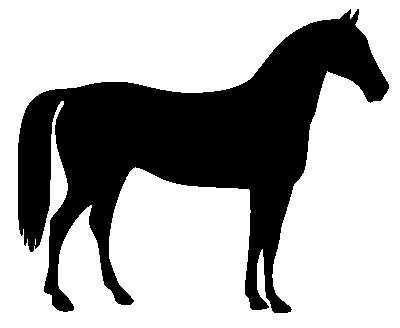
#> input picture skimage.data.horse(), 400 x 328 px
$ python pmr_test.py
#> lines starting #> are read from the running program, lines starting #| are printed output that depends on the picture; after the words box and inside, x2 and y2 are one past the last pixel; in counts of white or black regions, pixels touching at a corner belong together
# various experiments by PMR

# =======================================
# This draws a graph from a map of 0/1 pixels . Uses networkx
# looks useful
# from https://github.com/Image-Py/sknw/blob/master/sknw/sknw.py

import numpy as np
from numba import jit
import networkx as nx
from skimage.morphology import skeletonize
from skimage import data, util
import skimage.io
from pathlib import Path
from skimage.filters import threshold_otsu

class Sknw:
    def __init__(self):
        self.graph = None
        self.img = None
        # self.buf = None

    def neighbors(self, shape):
        dim = len(shape)
        block = np.ones([3] * dim)
        block[tuple([1] * dim)] = 0
        idx = np.where(block > 0)
        idx = np.array(idx, dtype=np.uint8).T
        idx = np.array(idx - [1] * dim)
        acc = np.cumprod((1,) + shape[::-1][:-1])
        return np.dot(idx, acc[::-1])


    # my mark
    def mark(self, buf, nbs):  # mark the array use (0, 1, 2)
        buf = buf.ravel()
        for p in range(len(buf)):
            if buf[p] == 0: continue
            s = 0
            for dp in nbs:
                if buf[p + dp] != 0: s += 1
            if s == 2:
                buf[p] = 1
            else:
                buf[p] = 2


    # trans index to r, c...
    def idx2rc(self, idx, acc):
        rst = np.zeros((len(idx), len(acc)), dtype=np.int16)
        for i in range(len(idx)):
            for j in range(len(acc)):
                rst[i, j] = idx[i] // acc[j]
                idx[i] -= rst[i, j] * acc[j]
        rst -= 1
        return rst


    # fill a node (may be two or more points)
    def fill(self, imgx, p, num, nbs, acc, buf):
        imgx[p] = num
        buf[0] = p
        cur = 0;
        s = 1;
        iso = True;

        while True:
            p = buf[cur]
            for dp in nbs:
                cp = p + dp
                if imgx[cp] == 2:
                    imgx[cp] = num
                    buf[s] = cp
                    s += 1
                if imgx[cp] == 1: iso = False
            cur += 1
            if cur == s: break
        return iso, self.idx2rc(buf[:s], acc)


    # trace the edge and use a buffer, then buf.copy, if use [] numba not works
    def trace(self, img, p, nbs, acc, buf):
        c1 = 0;
        c2 = 0;
        newp = 0
        cur = 1
        while True:
            buf[cur] = p
            img[p] = 0
            cur += 1
            for dp in nbs:
                cp = p + dp
                if img[cp] >= 10:
                    if c1 == 0:
                        c1 = img[cp]
                        buf[0] = cp
                    else:
                        c2 = img[cp]
                        buf[cur] = cp
                if img[cp] == 1:
                    newp = cp
            p = newp
            if c2 != 0: break
        return (c1 - 10, c2 - 10, self.idx2rc(buf[:cur + 1], acc))


    # parse the image then get the nodes and edges
    def parse_struc(self, img, nbs, acc, iso, ring):
        imgx = img.ravel() # flattened matrix
        buf = np.zeros(131072, dtype=np.int64)
        num = 10
        nodes = []
        for p in range(len(imgx)):
            if imgx[p] == 2:
                isiso, nds = self.fill(imgx, p, num, nbs, acc, buf)
                if isiso and not iso: continue
                num += 1
                nodes.append(nds)
        edges = []
        for p in range(len(imgx)):
            if imgx[p] < 10: continue
            for dp in nbs:
                if imgx[p + dp] == 1:
                    edge = self.trace(imgx, p + dp, nbs, acc, buf)
                    edges.append(edge)
        if not ring: return nodes, edges
        for p in range(len(imgx)):
            if imgx[p] != 1: continue
            imgx[p] = num;
            num += 1
            nodes.append(self.idx2rc([p], acc))
            for dp in nbs:
                if imgx[p + dp] == 1:
                    edge = self.trace(imgx, p + dp, nbs, acc, buf)
                    edges.append(edge)
        return nodes, edges


    # use nodes and edges build a networkx graph
    def build_graph(self, nodes, edges, multi=False, full=True):
        os = np.array([i.mean(axis=0) for i in nodes])
        if full: os = os.round().astype(np.uint16)
        graph = nx.MultiGraph() if multi else nx.Graph()
        for i in range(len(nodes)):
            graph.add_node(i, pts=nodes[i], o=os[i])
        for s, e, pts in edges:
            if full: pts[[0, -1]] = os[[s, e]]
            l = np.linalg.norm(pts[1:] - pts[:-1], axis=1).sum()
            graph.add_edge(s, e, pts=pts, weight=l)
        return graph


    # [6 lines left out: function mark_node, not called in this run]

    def build_sknw(self, img, multi=False, iso=True, ring=True, full=True):
        buf = np.pad(img, (1, 1), mode='constant')
        nbs = self.neighbors(buf.shape)
        acc = np.cumprod((1,) + buf.shape[::-1][:-1])[::-1]
        self.mark(buf, nbs)
        nodes, edges = self.parse_struc(buf, nbs, acc, iso, ring)
        return self.build_graph(nodes, edges, multi, full)


    # [15 lines of commented-out code are left out]


    # [23 lines left out: functions read_thinned_image_calculate_graph_and_plot, plot_nodes, plot_edges, not called in this run]

    def example1(self):
        self.read_thinned_image_calculate_graph_and_plot(img)

    def example2(self):
        # open and skeletonize
        img = data.horse()
#> img is the input picture: shape (328, 400) bool; 66.9% white; 1 black region, box (x1, y1, x2, y2) and area: (18, 9, 389, 313) 43412
        # ske = skeletonize(img).astype(np.uint16)
        # self.read_thinned_image_calculate_graph_and_plot(ske)
        ske = skeletonize(~img).astype(np.uint16)
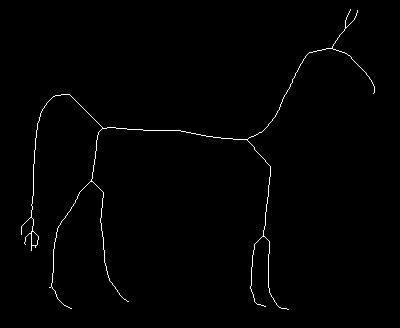
#> ske: shape (328, 400) uint16; values 0 (black) and 1 (white), 0.91% white in thin lines or dots, all inside (x1, y1, x2, y2) = (21, 9, 375, 310)

        # build graph from skeleton
        graph = sknw.build_sknw(ske)
#> in build_sknw, `buf = np.pad(img, (1, 1), mode='constant')`:
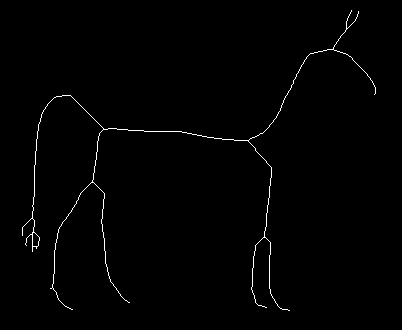
#> buf: shape (330, 402) uint16; values 0 (black) and 1 (white), 0.9% white in thin lines or dots, all inside (x1, y1, x2, y2) = (22, 10, 376, 311)
#> in build_sknw, `self.mark(buf, nbs)`:
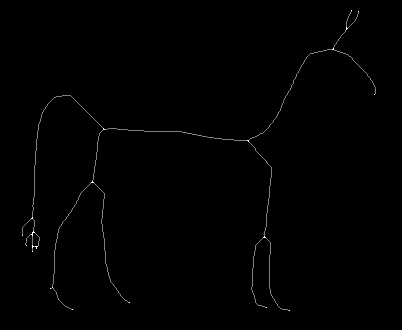
#> buf: shape (330, 402) uint16; 0.04% of pixels changed, all inside (x1, y1, x2, y2) = (22, 10, 375, 311); drawn with min black and max white
#> after the loop in parse_struc, `for p in range(len(imgx)):`: nodes = 22 items, first 6: [[9, 350]], [[10, 357]], [[26, 345], [27, 345], [27, 346], [28, 345]], [[47, 332], [48, 331], [48, 332]], [[93, 373]], [[127, 102], [128, 102], [128, 103]]; num = 32
#> after the loop in parse_struc, `for p in range(len(imgx)):`: edges = 22 items
#> after the loop in parse_struc, `for p in range(len(imgx)):`: num = 32
#> in build_sknw, `nodes, edges = self.parse_struc(buf, nbs, acc, iso, ring)`: edges = 22 items
#> in build_sknw, `nodes, edges = self.parse_struc(buf, nbs, acc, iso, ring)`:
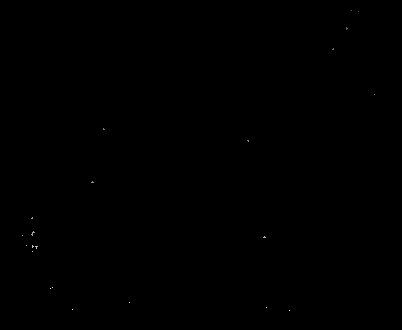
#> buf: shape (330, 402) uint16; 0.9% of pixels changed, all inside (x1, y1, x2, y2) = (22, 10, 376, 311); drawn with min black and max white
#> in build_graph, `os = np.array([i.mean(axis=0) for i in nodes])`: os = 22 rows, first 8: [9, 350], [10, 357], [27, 345.2], [47.67, 331.7], [93, 373], [127.7, 102.3], [139.3, 246.7], [180.8, 91]
#> in build_graph, `if full: os = os.round().astype(np.uint16)`: os = 22 rows, first 8: [9, 350], [10, 357], [27, 345], [48, 332], [93, 373], [128, 102], [139, 247], [181, 91]
#> the loop in build_graph, `for i in range(len(nodes)):` made 22 passes
#> the loop in build_graph, `for s, e, pts in edges:` made 22 passes
#> (s, e, l) on passes 1 to 12: (0, 2, 20.07), (1, 2, 22.38), (2, 3, 26.21), (3, 6, 141.4), (3, 4, 68.67), (5, 8, 195.3), (5, 7, 57.56), (5, 6, 150.4), (6, 11, 109.2), (7, 16, 122), (7, 18, 139.4), (8, 10, 21.55)
#> (s, e, l) on passes 19, 21: (13, 14, 4.24), (16, 17, 2.41)

        # draw image
        plt.imshow(img, cmap='gray')

        # draw edges by pts
        for (s, e) in graph.edges():
            ps = graph[s][e]['pts']
            plt.plot(ps[:, 1], ps[:, 0], 'green')
#> this loop made 22 passes
#> (s, e) on passes 1 to 12: (0, 2), (1, 2), (2, 3), (3, 6), (3, 4), (5, 8), (5, 7), (5, 6), (6, 11), (7, 16), (7, 18), (8, 10)
#> (s, e, ps) on passes 19, 21: (13, 14, [[245, 31], [245, 33], [246, 35]]), (16, 17, [[286, 51], [287, 50], [287, 49]])

        # draw node by o
        nodes = graph.nodes()
        ps = np.array([nodes[i]['o'] for i in nodes])
#> ps has the same summary as os in build_graph
        plt.plot(ps[:, 1], ps[:, 0], 'r.')

        # title and show
        plt.title('Build Graph')
        plt.show()
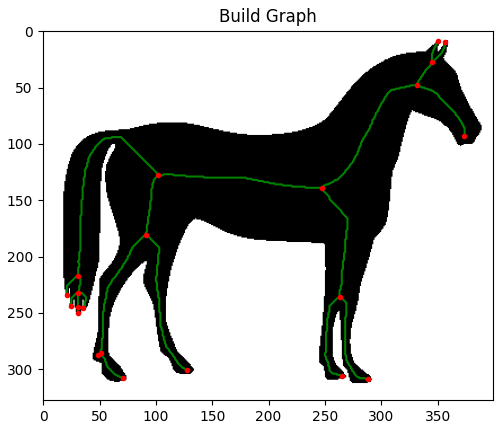
#> figure drawn by matplotlib, 1 panel

    def example3(self):
        img = Path(Path(__file__).parent.parent, "assets/red_black_cv.png")
        self.skeleton_and_plot(img)

    def example4(self):
        img = Path(Path(__file__).parent.parent, "test/resources/biosynth_path_3.png")
        self.skeleton_and_plot(img)

    # [22 lines left out: function skeleton_and_plot, not called in this run]

        # [9 lines of commented-out code are left out]

if __name__ == '__main__':
    import matplotlib.pyplot as plt

    img = np.array([
        [0, 0, 0, 1, 0, 0, 0, 0, 0],
        [0, 0, 0, 1, 0, 0, 0, 1, 0],
        [0, 0, 0, 1, 0, 0, 0, 0, 0],
        [1, 1, 1, 1, 0, 0, 0, 0, 0],
        [0, 0, 0, 0, 1, 0, 0, 0, 0],
        [0, 1, 0, 0, 0, 1, 0, 0, 0],
        [1, 0, 1, 0, 0, 1, 1, 1, 1],
        [0, 1, 0, 0, 1, 0, 0, 0, 0],
        [0, 0, 0, 1, 0, 0, 0, 0, 0]])

    sknw = Sknw()
    # sknw.example1()
    sknw.example2() # works
    # sknw.example3() # needs flipping White to black
    # sknw.example4() # needs flipping White to black
